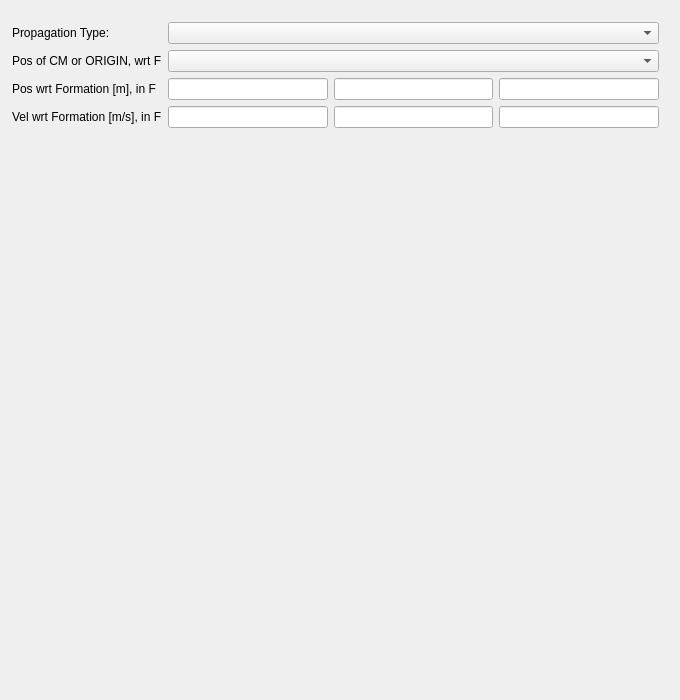
        <widget class="QWidget" name="orbit">
         <attribute name="title">
          <string>Orbit</string>
         </attribute>
         <widget class="QWidget" name="gridLayoutWidget_3">
          <property name="geometry">
           <rect>
            <x>0</x>
            <y>10</y>
            <width>671</width>
            <height>681</height>
           </rect>
          </property>
          <layout class="QGridLayout" name="gridLayout_4">
           <property name="leftMargin">
            <number>12</number>
           </property>
           <property name="topMargin">
            <number>12</number>
           </property>
           <property name="rightMargin">
            <number>12</number>
           </property>
           <property name="bottomMargin">
            <number>12</number>
           </property>
           <item row="4" column="0">
            <spacer name="verticalSpacer_4">
             <property name="orientation">
              <enum>Qt::Vertical</enum>
             </property>
             <property name="sizeHint" stdset="0">
              <size>
               <width>20</width>
               <height>40</height>
              </size>
             </property>
            </spacer>
           </item>
           <item row="1" column="1">
            <widget class="QComboBox" name="spc_cur_pos_ref"/>
           </item>
           <item row="0" column="0">
            <widget class="QLabel" name="label_212">
             <property name="text">
              <string>Propagation Type:</string>
             </property>
            </widget>
           </item>
           <item row="2" column="0">
            <widget class="QLabel" name="label_16">
             <property name="text">
              <string>Pos wrt Formation [m], in F</string>
             </property>
            </widget>
           </item>
           <item row="2" column="1">
            <layout class="QHBoxLayout" name="horizontalLayout_8">
             <item>
              <widget class="QLineEdit" name="spc_cur_xpos_form"/>
             </item>
             <item>
              <widget class="QLineEdit" name="spc_cur_ypos_form"/>
             </item>
             <item>
              <widget class="QLineEdit" name="spc_cur_zpos_form"/>
             </item>
            </layout>
           </item>
           <item row="3" column="1">
            <layout class="QHBoxLayout" name="horizontalLayout_9">
             <item>
              <widget class="QLineEdit" name="spc_cur_xvel_form"/>
             </item>
             <item>
              <widget class="QLineEdit" name="spc_cur_yvel_form"/>
             </item>
             <item>
              <widget class="QLineEdit" name="spc_cur_zvel_form"/>
             </item>
            </layout>
           </item>
           <item row="0" column="1">
            <widget class="QComboBox" name="spc_cur_orb_type"/>
           </item>
           <item row="1" column="0">
            <widget class="QLabel" name="label_15">
             <property name="text">
              <string>Pos of CM or ORIGIN, wrt F</string>
             </property>
            </widget>
           </item>
           <item row="3" column="0">
            <widget class="QLabel" name="label_17">
             <property name="text">
              <string>Vel wrt Formation [m/s], in F</string>
             </property>
            </widget>
           </item>
          </layout>
         </widget>
        </widget>
